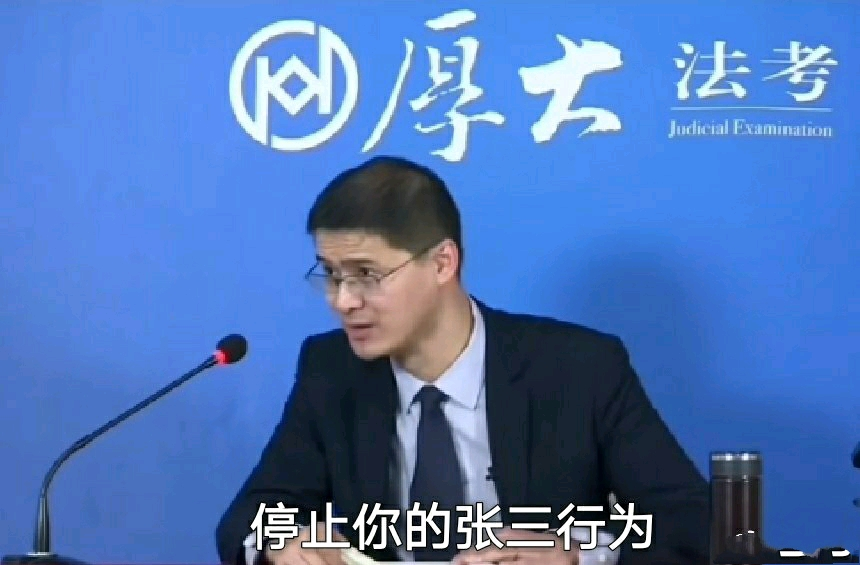
#> input picture opencv/picture/face3.jpg, 860 x 565 px, found by its file name
$ python '03修改尺寸.py'
#> lines starting #> are read from the running program, lines starting #| are printed output that depends on the picture
# 导入cv模块
import cv2 as cv

# 读取图片
img = cv.imread('face3.jpg')
#> img is the input picture: shape (565, 860, 3); mean B, G, R 183.8, 117.9, 79
# 修改尺寸
resize_img = cv.resize(img, dsize=(200, 200))
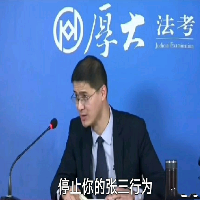
#> resize_img: shape (200, 200, 3); mean B, G, R 183.7, 117.8, 78.8
# 显示图片
cv.imshow('read_img', img)
# 显示修改后的图片
cv.imshow('resize_img', resize_img)
# 打印原图尺寸大小
print('未修改', img.shape)
#| 未修改 (565, 860, 3)
# 打印修改后的图尺寸大小
print('修改后', resize_img.shape)
#| 修改后 (200, 200, 3)
# 等待
while True:
    if ord('q') == cv.waitKey(0):
#> (key q is pressed here)
        break
# 释放内存
cv.destroyAllWindows()

$ run again, with opencv/picture/face1.jpg copied over opencv/picture/face3.jpg
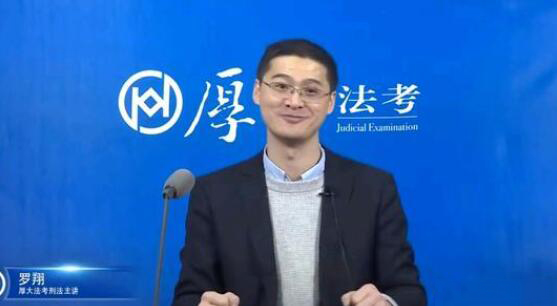
#> input picture opencv/picture/face1.jpg, 557 x 306 px, found by its file name
#> img is the input picture: shape (306, 557, 3); mean B, G, R 186.9, 101.4, 36.8
#> `resize_img = cv.resize(img, dsize=(200, 200))`:
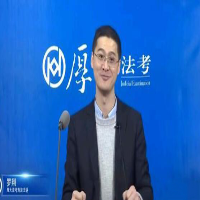
#> resize_img: shape (200, 200, 3); mean B, G, R 186.8, 101.3, 36.7
#| 未修改 (306, 557, 3)
#| 修改后 (200, 200, 3)

$ run again, with opencv/picture/face2.jpg copied over opencv/picture/face3.jpg
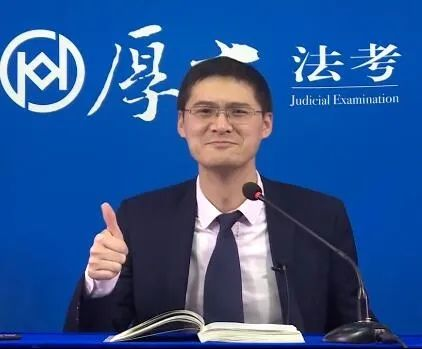
#> input picture opencv/picture/face2.jpg, 422 x 349 px, found by its file name
#> img is the input picture: shape (349, 422, 3); mean B, G, R 144.9, 86.2, 47.3
#> `resize_img = cv.resize(img, dsize=(200, 200))`:
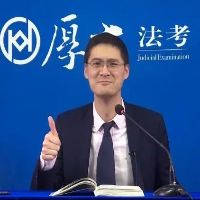
#> resize_img: shape (200, 200, 3); mean B, G, R 144.8, 86.1, 47.2
#| 未修改 (349, 422, 3)
#| 修改后 (200, 200, 3)

$ run again, with opencv/picture/face5.jpeg copied over opencv/picture/face3.jpg
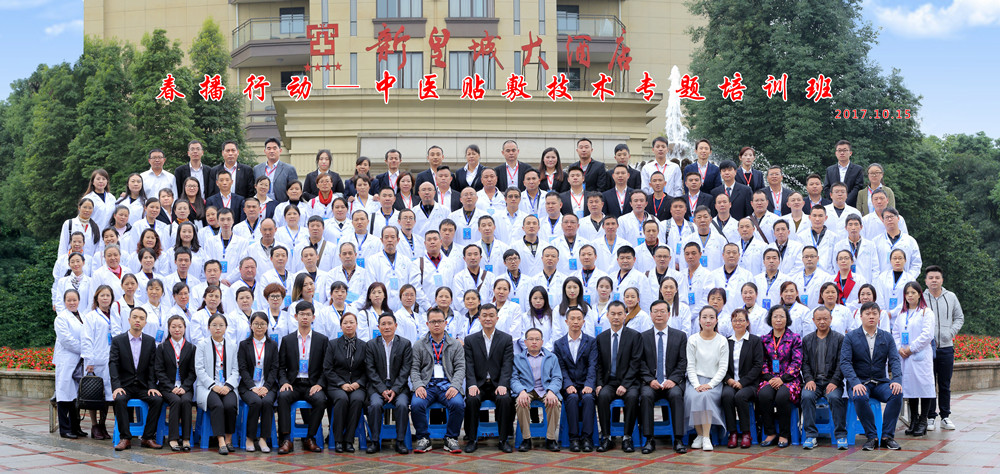
#> input picture opencv/picture/face5.jpeg, 1000 x 474 px, found by its file name
#> img is the input picture: shape (474, 1000, 3); mean B, G, R 132.1, 128.1, 127.9
#> `resize_img = cv.resize(img, dsize=(200, 200))`:
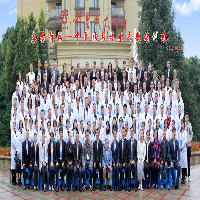
#> resize_img: shape (200, 200, 3); mean B, G, R 131.9, 127.9, 127.8
#| 未修改 (474, 1000, 3)
#| 修改后 (200, 200, 3)
